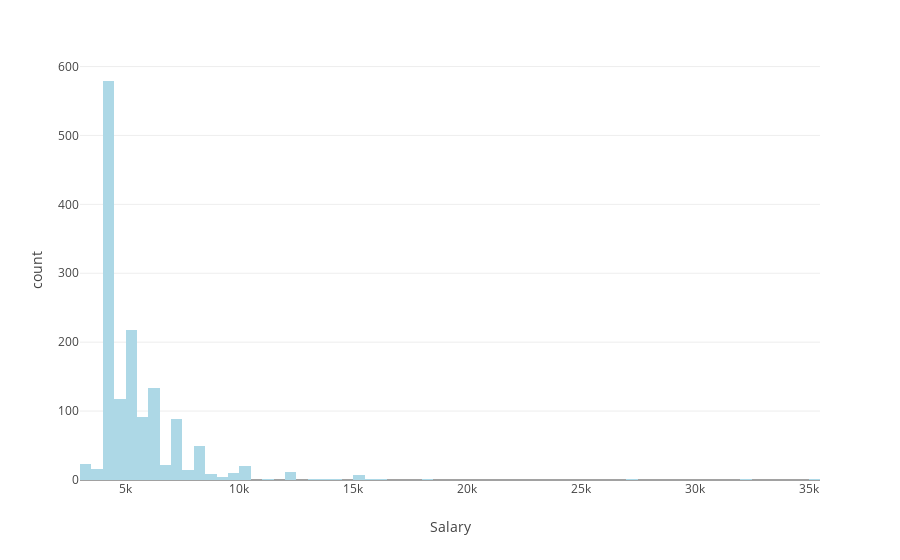

The notebook cell saved with this chart:
### Code cell
fig = px.histogram(jops, x="Salary" , color_discrete_sequence=["lightblue"])
fig.show()

### Figure 1 — Plotly figure (JSON) as saved in the notebook; plotly's stock layout.template omitted (floating-point values rounded to 4 significant figures; data arrays with more than 128 entries replaced by an {"elided": "..."} marker saying what was removed)
{"data": [{"bingroup": "x", "hovertemplate": "Salary=%{x}<br>count=%{y}<extra></extra>", "legendgroup": "", "marker": {"color": "lightblue", "pattern": {"shape": ""}}, "name": "", "orientation": "v", "showlegend": false, "type": "histogram", "x": {"elided": "1427 float values"}, "xaxis": "x", "yaxis": "y"}], "layout": {"barmode": "relative", "legend": {"tracegroupgap": 0}, "margin": {"t": 60}, "xaxis": {"anchor": "y", "domain": [0, 1], "title": {"text": "Salary"}}, "yaxis": {"anchor": "x", "domain": [0, 1], "title": {"text": "count"}}}}
